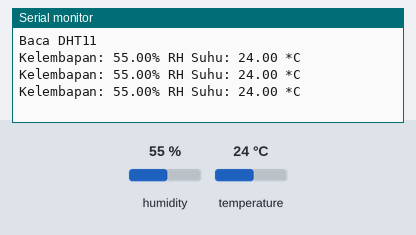
The sketch below on a simulated ESP8266 (NodeMCU). On the bench: the last lines printed to the serial monitor. Inputs (shaded band) come from the test bench; at power-on: humidity 55 %, temperature 24 °C.

Above: at 3.8 s.
3.9 s: humidity set to 22 %
At 6.5 s:
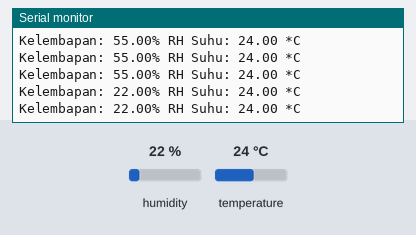
6.7 s: temperature set to 12 °C
At 7.9 s:
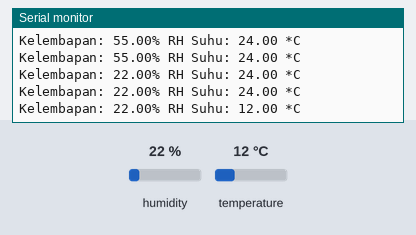
9.5 s: humidity set to 40 %
At 10.9 s:
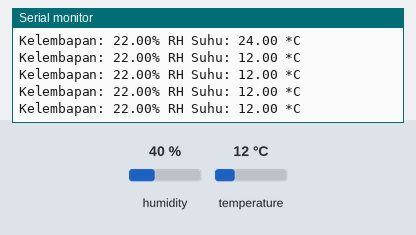
Timing chart, 0 to 12.5 s (numbered marks = the images above; inputs shaded):
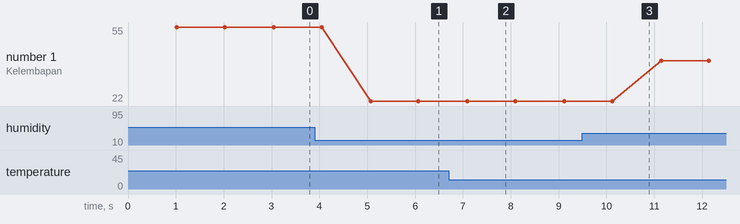

The sketch:

suhu_thinger.ino
```cpp
#include <ESP8266WiFi.h>
#include <DHT.h>
#define DHTPIN D7
#define DHTTYPE DHT11
DHT dht(DHTPIN, DHTTYPE);

void setup(){
  Serial.begin(9600);
  Serial.println("Baca DHT11");
  dht.begin();
}

void loop(){
  delay(1000);
  float hum = dht.readHumidity();
  float tem = dht.readTemperature();
  Serial.print("Kelembapan: ");
  Serial.print(hum);
  Serial.print("% RH ");
  Serial.print("Suhu: ");
  Serial.print(tem);
  Serial.println(" *C ");
}
```

Measured:
- after the input at 3.9 s, the serial monitor: prints a new line after 1.2 s (image 1)
- after the input at 6.7 s, the serial monitor: prints a new line after 0.39 s (image 2)
- plotted number 1: 55 → 22 after the input at 3.9 s, 22 → 40 after the input at 9.5 s
